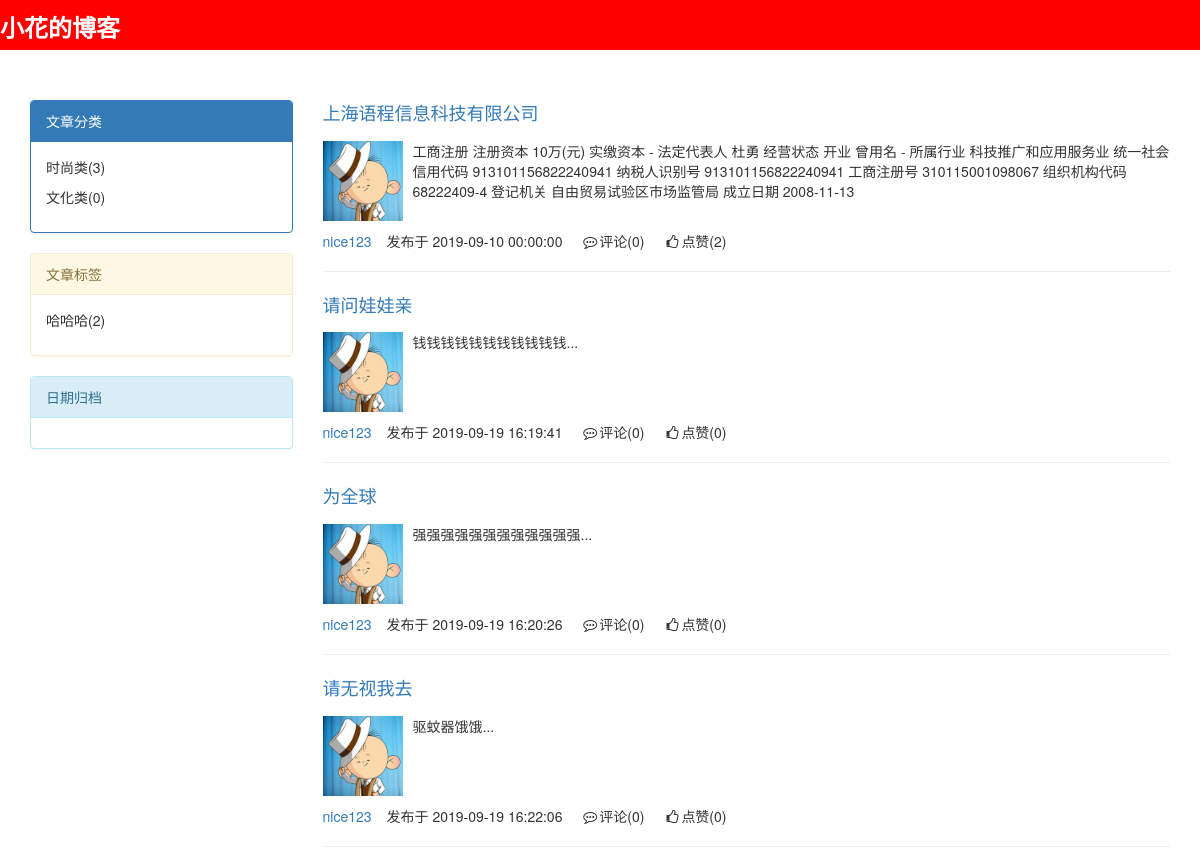
Screenshot of /blog/nice123/ with the database file from the repository.
### myapp/models.py (models this page shows, shortened)
class Blog(models.Model):
    nid = models.AutoField(primary_key=True)
    title = models.CharField(max_length=64)  # 个人博客标题
    site = models.CharField(max_length=32, unique=True)  # 个人博客后缀
    theme = models.CharField(max_length=32)  # 博客主题
    def __str__(self):
        return self.title
    class Meta:
        verbose_name = "blog站点"
        verbose_name_plural = verbose_name

class Category(models.Model):
    nid = models.AutoField(primary_key=True)
    title = models.CharField(max_length=32)  # 分类标题
    blog = models.ForeignKey(to="Blog", to_field="nid",on_delete=models.CASCADE)  # 外键关联博客，一个博客站点可以有多个分类
    class Meta:
        verbose_name = "文章分类"
        verbose_name_plural = verbose_name

class Tag(models.Model):
    nid = models.AutoField(primary_key=True)
    title = models.CharField(max_length=32)  # 标签名
    blog = models.ForeignKey(to="Blog", to_field="nid",on_delete=models.CASCADE)  # 所属博客
    class Meta:
        verbose_name = "标签"
        verbose_name_plural = verbose_name

class Article(models.Model):
    nid = models.AutoField(primary_key=True)
    title = models.CharField(max_length=50, verbose_name="文章标题")  # 文章标题
    desc = models.TextField(max_length=600)  # 文章描述
    create_time = models.DateTimeField(auto_now_add=True)  # 创建时间  --> datetime()
    comment_count = models.IntegerField(verbose_name="评论数", default=0)
    up_count = models.IntegerField(verbose_name="点赞数", default=0)
    down_count = models.IntegerField(verbose_name="踩数", default=0)
    category = models.ForeignKey(to="Category", to_field="nid", null=True,on_delete=models.CASCADE)
    user = models.ForeignKey(to="UserInfo", to_field="nid",on_delete=models.CASCADE)
    tags = models.ManyToManyField(  # 中介模型
        to="Tag",
        through="Article2Tag",
        through_fields=("article", "tag"),  # 注意顺序！！！
    )
    def __str__(self):
        return self.title
    class Meta:
        verbose_name = "文章"
        verbose_name_plural = verbose_name

class UserInfo(AbstractUser):
    nid = models.AutoField(primary_key=True)
    phone = models.CharField(max_length=11, null=True, unique=True)
    avatar = models.FileField(upload_to="avatars/", default="avatars/default.png", verbose_name="头像")
    create_time = models.DateTimeField(auto_now_add=True)
    blog = models.OneToOneField(to="Blog", to_field="nid", null=True,on_delete=models.CASCADE)
    class Meta:
        verbose_name = "用户"
        verbose_name_plural = verbose_name

### myapp/views/blog.py (the view)
# urls.py: url(r'(\w+)', blog.homes),     # home(request, username)
def homes(request,arg):
    print(arg)
    user = models.UserInfo.objects.filter(username=arg).first()
    if not user:
        return HttpResponse("404")
    blog = user.blog
    print(blog,"111111111111111111111111")
    article_list = models.Article.objects.filter(user=user)
    print(article_list,"222222222222222222222222222222222")
    category_list = models.Category.objects.filter(blog=blog).annotate(c=Count("article")).values("title", "c")
    print(category_list,"33333333333333333333333")
    tag_list = models.Tag.objects.filter(blog=blog).annotate(c=Count("article")).values("title", "c")
    print(tag_list,"44444444444444444444444444444")
    return  render(request,"03blog/01homes.html",{"blog":blog,"article_list":article_list,"category_list":category_list,"tag_list":tag_list})

### templates/03blog/01homes.html (shortened to what this page needs)
{% extends 'base.html' %}

### templates/base.html (shortened to what this page needs)
<!DOCTYPE html>
<html lang="en">
{% load staticfiles %}
<head>
     <link rel="stylesheet" type="text/css" href="{%static 'webpage/strap/css/bootstrap.css'%}">
    <link rel="stylesheet" type="text/css" href="{%static 'webpage/font_awesome/css/font-awesome.min.css'%}">
    <link rel="stylesheet" type="text/css" href="{%static 'webpage/css/Personal_blog.css'%}">
    <link rel="stylesheet" type="text/css" href="{%static 'webpage/css/home.css'%}">
    <link rel="stylesheet" href="/static/theme/{{ blog.theme }}">
    <link rel="stylesheet" href="/static/theme/zan.css">
</head>
<body>
<div class="header">
    <p>{{ blog.title }}</p>
</div>
<div class="container">
    <div class="row">
        <div class="col-md-3">
           <div class="panel panel-primary">
                <div class="panel-heading">文章分类</div>
                <div class="panel-body">
                        {% for category in category_list %}
                           <p>{{ category.title }}({{ category.c }})</p>
                        {% endfor %}
                </div>
            </div>
           <div class="panel panel-warning">
            <div class="panel-heading">文章标签</div>
            <div class="panel-body">
                {% for tag in tag_list %}
                    <p>{{ tag.title }}({{ tag.c }})</p>
                {% endfor %}
            </div>
        </div>
        <div class="panel panel-info">
            <div class="panel-heading">日期归档</div>
            <div class="panel-body">
            </div>
        </div>
        </div>
 <div class="col-md-9">
  <div class="article-list">
            {% for article in article_list %}
                <div class="article">
                    <p class="article-title"><a href="/blog/{{ article.user.username }}/article/{{ article.pk }}/">{{ article.title }}</a></p>
                    <div class="media">
                        <div class="media-left">
                            <a href="#">
                                <img class="media-object author-img" src="/media/{{ article.user.avatar }}" alt="...">
                            </a>
                        </div>
                        <div class="media-body">
                            <p>{{ article.desc }}</p>
                        </div>
                    </div>
                    <div class="article-footer">
                        <span><a href="/blog/{{ article.user.username }}/">{{ article.user.username }}</a></span>发布于
                        <span>{{ article.create_time|date:'Y-m-d H:i:s' }}</span>
                        <span><i class="fa fa-commenting-o fa-fw" aria-hidden="true"></i>评论({{ article.comment_count }})</span>
                        <span><i class="fa fa-thumbs-o-up fa-fw"
                                 aria-hidden="true"></i>点赞({{ article.up_count }})</span>
                    </div>
                    <hr>
                </div>
            {% endfor %}
        </div>
     </div>
 </div>
 </div>
</body>
</html>

### myapp/statics/webpage/css/Personal_blog.css (style rules this page uses)
.header { height: 50px; width: 100%; color: white; }
.header p { font-size: 24px; padding: 10px 0; font-weight: bold; }
.container { margin-top: 50px; }
.article-title { font-size: 18px; }

### myapp/statics/webpage/css/home.css (style rules this page uses)
.author-img { width: 80px; height: 80px; }
.article-footer span { margin-right: 15px; }
.article-footer { margin-top: 10px; }
.header { height: 50px; width: 100%; color: white; }
.header p { font-size: 24px; padding: 10px 0; font-weight: bold; }
.container { margin-top: 50px; }
.article-title { font-size: 18px; }

### static/theme/xiaohua.css (style rules this page uses)
.header { background-color:red; }

### rows the page displays
Blog: title "小花的博客"
Category: title "时尚类", c "3"
Category: title "文化类", c "0"
Tag: title "哈哈哈", c "2"
Article: title "上海语程信息科技有限公司", user.avatar (picture), desc "工商注册 注册资本 10万(元) 实缴资本 - 法定代表人 杜勇 经营状态 开业 曾用名 - 所属行业 科技推广和应用服务业 统一社会信用代码 913101156822240941 纳税人识别号 913101156822240941 工商注册号 310115001098067 组织机构代码 68222409-4 登记机关 自由贸易试验区市场监管局 成立日期 2008-11-13", user.username "nice123", create_time "2019-09-10 00:00:00", comment_count "0", up_count "2"
Article: title "请问娃娃亲", user.avatar (picture), desc "钱钱钱钱钱钱钱钱钱钱钱...", user.username "nice123", create_time "2019-09-19 16:19:41", comment_count "0", up_count "0"
Article: title "为全球", user.avatar (picture), desc "强强强强强强强强强强强强...", user.username "nice123", create_time "2019-09-19 16:20:26", comment_count "0", up_count "0"
Article: title "请无视我去", user.avatar (picture), desc "驱蚊器饿饿...", user.username "nice123", create_time "2019-09-19 16:22:06", comment_count "0", up_count "0"
